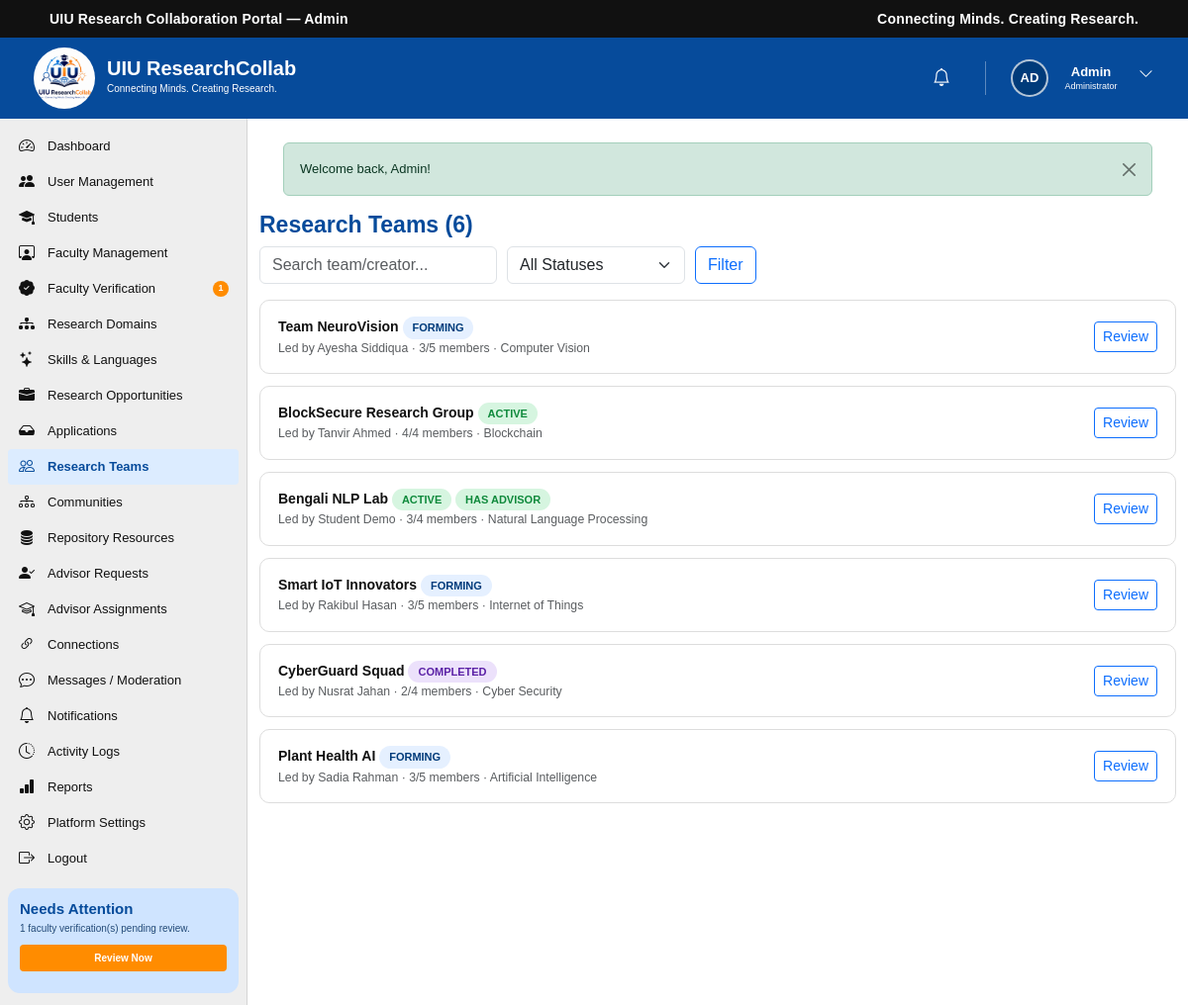
The app's page /admin/teams.php (signed in) with its own data.
### tables this page shows
CREATE TABLE `users` (
  `id` int(10) UNSIGNED NOT NULL,
  `name` varchar(100) NOT NULL,
  `email` varchar(150) NOT NULL,
  `password` varchar(255) NOT NULL,
  `role` enum('student','faculty','admin') NOT NULL DEFAULT 'student',
  `status` enum('active','inactive','suspended') NOT NULL DEFAULT 'active',
  `email_verified_at` datetime DEFAULT NULL,
  `last_login_at` datetime DEFAULT NULL,
  `created_at` timestamp NOT NULL DEFAULT current_timestamp(),
  `updated_at` timestamp NOT NULL DEFAULT current_timestamp() ON UPDATE current_timestamp()
);

CREATE TABLE `research_teams` (
  `id` int(10) UNSIGNED NOT NULL,
  `name` varchar(200) NOT NULL,
  `description` text DEFAULT NULL,
  `created_by` int(10) UNSIGNED NOT NULL,
  `opportunity_id` int(10) UNSIGNED DEFAULT NULL,
  `research_domain_id` int(10) UNSIGNED DEFAULT NULL,
  `team_size_limit` int(10) UNSIGNED DEFAULT 6,
  `status` enum('Forming','Active','Completed','Archived') DEFAULT 'Forming',
  `created_at` timestamp NOT NULL DEFAULT current_timestamp(),
  `updated_at` timestamp NOT NULL DEFAULT current_timestamp() ON UPDATE current_timestamp()
);

CREATE TABLE `research_domains` (
  `id` int(10) UNSIGNED NOT NULL,
  `name` varchar(150) NOT NULL,
  `description` text DEFAULT NULL,
  `icon` varchar(100) DEFAULT NULL,
  `created_at` timestamp NOT NULL DEFAULT current_timestamp(),
  `updated_at` timestamp NOT NULL DEFAULT current_timestamp() ON UPDATE current_timestamp()
);

### includes/functions.php (called while the page is built, shortened)
<?php
function e(?string $value): string
{
    return htmlspecialchars((string)$value, ENT_QUOTES, 'UTF-8');
}
function base_url(): string
{
    static $base = null;
    if ($base === null) {
        $root    = str_replace('\\', '/', rtrim(dirname(__DIR__), '/\\'));
        $docRoot = str_replace('\\', '/', rtrim($_SERVER['DOCUMENT_ROOT'] ?? '', '/\\'));
        $base    = ($docRoot !== '' && strpos($root, $docRoot) === 0) ? substr($root, strlen($docRoot)) : '';
    }
    return $base;
}
function url(string $path): string
{
    return base_url() . $path;
}
function initials(string $name): string
{
    $parts = array_filter(preg_split('/\s+/', trim($name)));
    $parts = array_values($parts);
    $first = mb_substr($parts[0], 0, 1);
    $last  = count($parts) > 1 ? mb_substr(end($parts), 0, 1) : '';
    return mb_strtoupper($first . $last);
}

### includes/auth.php (called while the page is built, shortened)
<?php
function current_user_id(): ?int
{
    return isset($_SESSION['user_id']) ? (int)$_SESSION['user_id'] : null;
}
function is_logged_in(): bool
{
    return isset($_SESSION['user_id']);
}
function current_user(): ?array
{
    static $cache = null;
    if ($cache === null) {
        $stmt = db()->prepare('SELECT * FROM users WHERE id = ? LIMIT 1');
        $stmt->execute([current_user_id()]);
        $cache = $stmt->fetch() ?: null;
    }
    return $cache;
}

### config/database.php (called while the page is built, shortened)
<?php
function db(): PDO
{
    static $pdo = null;
    if ($pdo === null) {
        $dsn = 'mysql:host=' . DB_HOST . ';dbname=' . DB_NAME . ';charset=' . DB_CHARSET;
        try {
            $pdo = new PDO($dsn, DB_USER, DB_PASS, [
                PDO::ATTR_ERRMODE            => PDO::ERRMODE_EXCEPTION,
                PDO::ATTR_DEFAULT_FETCH_MODE => PDO::FETCH_ASSOC,
                PDO::ATTR_EMULATE_PREPARES   => false,
            ]);
        } catch (PDOException $e) {
            error_log('Database connection failed: ' . $e->getMessage());
            http_response_code(500);
            die('Service temporarily unavailable. Please try again later.');
        }
    }
    return $pdo;
}

### includes/admin_guard.php (called while the page is built, shortened)
<?php
$currentUser = current_user();

### admin/teams.php (the view, shortened to what this page needs)
<?php
require_once __DIR__ . '/../includes/admin_guard.php';
$pdo     = db();
$q = trim((string)($_GET['q'] ?? ''));
$where = ['1=1']; $params = [];
$stmt = $pdo->prepare(
    "SELECT rt.*, u.name AS creator_name, d.name AS domain_name,
            (SELECT COUNT(*) FROM team_members tm WHERE tm.team_id = rt.id AND tm.status='Active') AS member_count,
            (SELECT COUNT(*) FROM advisor_assignments aa WHERE aa.team_id = rt.id AND aa.status='active') AS has_advisor
     FROM research_teams rt JOIN users u ON u.id = rt.created_by LEFT JOIN research_domains d ON d.id = rt.research_domain_id
     WHERE " . implode(' AND ', $where) . " ORDER BY rt.created_at DESC"
);
$stmt->execute($params);
$teams = $stmt->fetchAll();
function team_pill(string $status): string
{
    return match ($status) { 'Active' => 'pill pill-green', 'Forming' => 'pill pill-blue', 'Completed' => 'pill pill-purple', 'Archived' => 'pill pill-gray', default => 'pill pill-gray' };
}
?>
<!DOCTYPE html>
<html lang="en">
<head>
    <link href="https://cdn.jsdelivr.net/npm/bootstrap@5.3.3/dist/css/bootstrap.min.css" rel="stylesheet">
    <link rel="stylesheet" href="https://cdn.jsdelivr.net/npm/bootstrap-icons@1.11.3/font/bootstrap-icons.min.css">
    <link rel="stylesheet" href="../CSS/dashboard.css">
</head>
<body>
<?php require __DIR__ . '/../includes/admin_header.php'; ?>
<?php require __DIR__ . '/../includes/admin_sidebar.php'; ?>
    <main class="dashboard-main">
        <h2 style="color:var(--uiu-blue);font-size:23px;font-weight:700;">Research Teams (<?= count($teams) ?>)</h2>
        <form method="get" class="filter-bar">
            <input type="text" name="q" value="<?= e($q) ?>" class="form-control" style="max-width:240px;" placeholder="Search team/creator...">
            <select name="status" class="form-select" style="max-width:180px;"><option value="">All Statuses</option></select>
            <button type="submit" class="btn btn-outline-primary">Filter</button>
        </form>
        <?php foreach ($teams as $t): ?>
            <div class="app-panel d-flex justify-content-between align-items-center flex-wrap gap-2">
                <div>
                    <div class="fw-semibold"><?= e($t['name']) ?> <span class="<?= team_pill($t['status']) ?>"><?= e($t['status']) ?></span> <?php if ($t['has_advisor']): ?><span class="pill pill-green">Has Advisor</span><?php endif; ?></div>
                    <div class="text-muted small">Led by <?= e($t['creator_name']) ?> &middot; <?= (int)$t['member_count'] ?>/<?= (int)$t['team_size_limit'] ?> members &middot; <?= e($t['domain_name'] ?: 'No domain') ?></div>
                </div>
                <a href="<?= e(url('/admin/team-details.php?id=' . $t['id'])) ?>" class="btn btn-sm btn-outline-primary">Review</a>
            </div>
        <?php endforeach; ?>
    </main>
<?php require __DIR__ . '/../includes/footer.php'; ?>
</body>
</html>

### includes/admin_header.php (shortened to what this page needs)
<div class="top-bar">
    <div class="container-fluid">
        <div class="row align-items-center">
            <div class="col-6">
                <div class="portal-title">UIU Research Collaboration Portal — Admin</div>
            </div>
            <div class="col-6 text-end">
                <div class="portal-tagline">Connecting Minds. Creating Research.</div>
            </div>
        </div>
    </div>
</div>
<header class="dashboard-header">
    <div class="dashboard-header-left">
        <a href="<?= e(url('/admin/dashboard.php')) ?>" class="dashboard-logo-link">
            <img src="<?= e(url('/IMAGES/logo.jpg')) ?>" alt="UIU ResearchCollab Logo" class="dashboard-logo">
        </a>
        <div class="dashboard-brand">
            <h1>UIU ResearchCollab</h1>
            <p>Connecting Minds. Creating Research.</p>
        </div>
    </div>
    <div class="dashboard-header-right">
        <div class="header-icon notification-icon">
            <a href="<?= e(url('/admin/notifications.php')) ?>" aria-label="Notifications">
                <i class="bi bi-bell"></i>
            </a>
        </div>
        <div class="dropdown dashboard-user-dropdown">
            <button class="dashboard-user btn p-0 border-0 bg-transparent" type="button" data-bs-toggle="dropdown" aria-expanded="false" aria-label="User menu">
                <span class="user-avatar avatar-initials"><?= e(initials($currentUser['name'])) ?></span>
                <div class="user-information">
                    <h3 class="user-first-name"><?= e(explode(' ', trim($currentUser['name']))[0] ?? $currentUser['name']) ?></h3>
                    <p>Administrator</p>
                </div>
                <span class="user-dropdown-button"><i class="bi bi-chevron-down"></i></span>
            </button>
        </div>
    </div>
</header>
<div class="dashboard-wrapper">

### CSS/dashboard.css (style rules this page uses)
:root { --uiu-blue: #064b9b; --uiu-dark-blue: #003b7a; --uiu-light-blue: #e5f0ff; --uiu-orange: #ff8c00; --uiu-green: #13a538; --uiu-purple: #7b3fc6; --uiu-teal: #00a99d; --text-dark: #111111; --text-medium: #444444; --text-light: #666666; --background: #f5f5f5; --card-background: #ffffff; --border-color: #dddddd; }
* { margin: 0; padding: 0; box-sizing: border-box; }
html { scroll-behavior: smooth; }
body { font-family: Arial, Helvetica, sans-serif; background-color: var(--background); color: var(--text-dark); font-size: 14px; overflow-x: hidden; }
a { text-decoration: none; }
button, input { font-family: inherit; }
img { max-width: 100%; display: block; }
.top-bar { width: 100%; min-height: 38px; background-color: #111111; color: #ffffff; display: flex; align-items: center; }
.top-bar .container-fluid { padding-left: 50px; padding-right: 50px; }
.portal-title { font-size: 14px; font-weight: 700; letter-spacing: 0.2px; line-height: 1.2; }
.portal-tagline { font-size: 14px; font-weight: 600; letter-spacing: 0.2px; line-height: 1.2; }
.dashboard-header { width: 100%; height: 82px; background-color: var(--uiu-blue); display: flex; align-items: center; justify-content: space-between; padding: 30px 30px; color: #ffffff; }
.dashboard-header-left { display: flex; align-items: center; height: 100%; flex-shrink: 0; }
.dashboard-logo-link { display: flex; align-items: center; justify-content: center; width: 70px; height: 70px; }
.dashboard-logo { width: 62px; height: 62px; object-fit: contain; border-radius: 50%; }
.dashboard-brand { margin-left: 8px; line-height: 1; }
.dashboard-brand h1 { margin: 0; color: #ffffff; font-size: 20px; font-weight: 700; line-height: 20px; }
.dashboard-brand p { margin: 1px 0 0; color: #ffffff; font-size: 10px; line-height: 20px; }
.dashboard-header-right { height: 100%; display: flex; align-items: center; justify-content: flex-end; gap: 15px; }
.header-icon { width: 38px; height: 42px; display: flex; align-items: center; justify-content: center; position: relative; }
.dashboard-user { height: 100%; display: flex; align-items: center; gap: 8px; }
.user-avatar { width: 38px; height: 38px; border-radius: 50%; object-fit: cover; border: 2px solid rgba(255, 255, 255, 0.7); }
.user-information { min-width: 70px; }
.user-information h3 { margin: 0; color: #ffffff; font-size: 13px; font-weight: 700; line-height: 16px; }
.user-information p { margin: 0; color: #ffffff; font-size: 9px; line-height: 12px; }
.user-dropdown-button { width: 25px; height: 30px; border: none; background: transparent; color: #ffffff; font-size: 15px; cursor: pointer; }
.dashboard-wrapper { width: 100%; min-height: calc(100vh - 102px); display: flex; align-items: stretch; }
.dashboard-main { flex: 1; min-width: 0; background-color: #ffffff; padding: 10px 12px 20px; }
.avatar-initials { display: flex; align-items: center; justify-content: center; background-color: var(--uiu-dark-blue); color: #ffffff; font-size: 13px; font-weight: 700; }
.header-icon a { width: 35px; height: 35px; border: none; background: transparent; color: #ffffff; font-size: 18px; cursor: pointer; display: flex; align-items: center; justify-content: center; position: relative; }
.dashboard-user-dropdown { height: 100%; display: flex; align-items: center; }

### admin/teams.php (style rules this page uses)
.app-panel { background:#fff;border:1px solid var(--border-color);border-radius:10px;padding:16px 18px;margin-bottom:12px }
.filter-bar { display:flex;flex-wrap:wrap;gap:10px;margin-bottom:16px }
.pill { display:inline-flex;align-items:center;padding:3px 10px;border-radius:20px;font-size:11px;font-weight:700;text-transform:uppercase }
.pill-green { background:#d6f5e0;color:#0f8a3c }
.pill-blue { background:var(--uiu-light-blue);color:var(--uiu-dark-blue) }
.pill-purple { background:#ece1fb;color:#5b21a6 }

### records on screen
users: name "AD", name "Admin"
research_teams: name "Team NeuroVision", status "FORMING", created_by.name "Ayesha Siddiqua", member_count "3", team_size_limit "5", research_domain.name "Computer Vision"
research_teams: name "BlockSecure Research Group", status "ACTIVE", created_by.name "Tanvir Ahmed", member_count "4", team_size_limit "4", research_domain.name "Blockchain"
research_teams: name "Bengali NLP Lab", status "ACTIVE", shows "HAS ADVISOR", created_by.name "Student Demo", member_count "3", team_size_limit "4", research_domain.name "Natural Language Processing"
research_teams: name "Smart IoT Innovators", status "FORMING", created_by.name "Rakibul Hasan", member_count "3", team_size_limit "5", research_domain.name "Internet of Things"
research_teams: name "CyberGuard Squad", status "COMPLETED", created_by.name "Nusrat Jahan", member_count "2", team_size_limit "4", research_domain.name "Cyber Security"
research_teams: name "Plant Health AI", status "FORMING", created_by.name "Sadia Rahman", member_count "3", team_size_limit "5", research_domain.name "Artificial Intelligence"

### other values on screen
$label "Dashboard"
$label "User Management"
$label "Students"
$label "Faculty Management"
$label "Faculty Verification"
$pendingVerificationCount "1"
$label "Research Domains"
$label "Skills & Languages"
$label "Research Opportunities"
$label "Applications"
$label "Research Teams"
$label "Communities"
$label "Repository Resources"
$label "Advisor Requests"
$label "Advisor Assignments"
